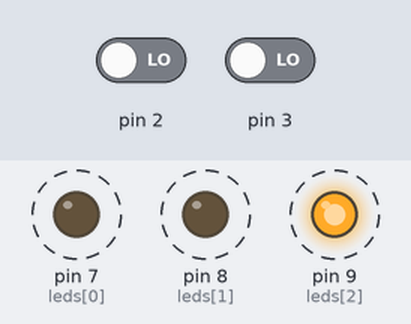
Recording of a sketch running on a simulated Arduino Uno, built with avr-gcc and run on an emulated ATmega328P. On the bench: output pins drawn as LEDs (lit = HIGH). Dashed ring = blinking. Inputs (shaded band) come from the test bench; at power-on: pin 3 LOW, pin 2 LOW.

Above: at 1.2 s.
1.3 s: pin 3 driven HIGH
At 1.9 s:
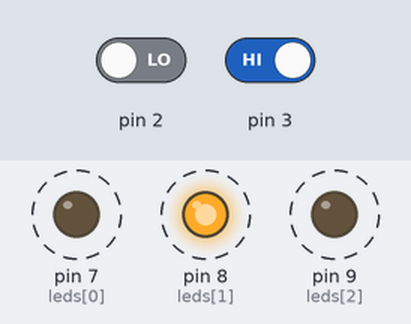
4.3 s: pin 2 driven HIGH
At 4.77 s:
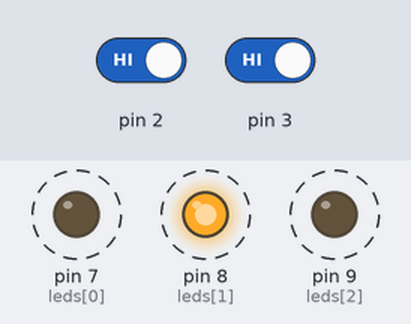
Timing chart, 0 to 13.3 s (numbered marks = the images above; inputs shaded):
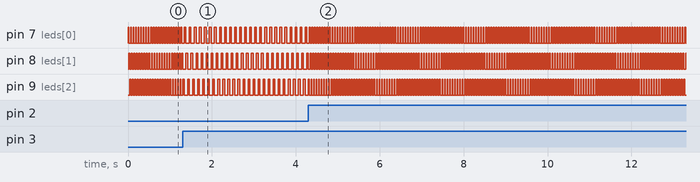

Measured:
- after the input at 1.3 s, pin 7 (leds[0]), pin 8 (leds[1]): alternates HIGH for 0.04 s and LOW for 0.08 s, starting after 0.08 s; pin 9 (leds[2]): alternates HIGH for 0.04 s and LOW for 0.08 s, starting after 0.12 s
- after the input at 4.3 s, pin 7 (leds[0]), pin 8 (leds[1]): alternates HIGH for 0.02 s and LOW for 0.04 s, starting at once; pin 9 (leds[2]): alternates HIGH for 0.02 s and LOW for 0.04 s, starting after 0.06 s
- by itself, pin 7 (leds[0]), pin 8 (leds[1]), pin 9 (leds[2]): alternates HIGH for 0.02 s and LOW for 0.04 s

The sketch:

interrupt.ino
```cpp
/*
  Creado: Luis del Valle (ldelvalleh@programarfacil.com)
  https://programarfacil.com

  Compártelo a todo el mundo :)
*/

// numero de LED
#define NUMLED 3

// Variable global de velocidad
volatile int velocidad = 20;
// Constantes de velocidad máxima, mínima y cuanto aumenta
const int maxima = 1000;
const int minima = 20;
const int aumenta = 20;

// Array con los números de los pines donde están conectados
// los LEDs de las luces del coche fantástico
int leds[NUMLED] = {7,8,9};

void setup() {
  // Inicializamos los pines de los LEDs como salida y a estado bajo
  for (int i = 0; i < NUMLED; i++)
  {
    pinMode(leds[i], OUTPUT);
    digitalWrite(leds[i], LOW);
  }

  // Asignamos la velocidad mínima
  velocidad = minima;

  // Configuramos los pines de interrupciones para que
  // detecten un cambio de bajo a alto
  attachInterrupt(digitalPinToInterrupt(2), velocidadMenos, RISING);
  attachInterrupt(digitalPinToInterrupt(3), velocidadMas, RISING);

}

void loop() {
  swapLed();
}

void swapLed()
{
  // Este primer bucle recorre el array de izquierda a derecha
  for (int i = 0; i < NUMLED; i++)
  {
    // Solo para el segundo pin y consecutivos apagamos el pin anterior
    // En el caso de 0 no hace falta ya que por defecto está apagado
    // Cuidado que nos salimos del rango del array 0-1=-1 no existe este elemento
    if (i > 0)
    {
      // Apagamos el LED a la izquierda
      digitalWrite(leds[i - 1], LOW);
    }

    // Encendemos en el LED en el que estamos
    digitalWrite(leds[i], HIGH);

    // Esperamos el tiempo marcado por velocidad
    delay(velocidad);

    if (i == NUMLED-1)
    {
      // Apagamos el último LED encendido, el elemento 5 del array
      digitalWrite(leds[i], LOW);
    }
  }
}

// ISR pin 2, disminuye la velocidad
void velocidadMenos()
{
  // Disminuimos el valor establecido
  velocidad = velocidad - aumenta;

  // Si hemos llegado a la velocidad mínima no disminuímos más
  if (velocidad < minima)
  {
    velocidad = minima;
  }
}

// ISR pin 3, aumenta la velocidad
void velocidadMas()
{
  // Aumentamos el valor establecido
  velocidad = velocidad + aumenta;

  // Si hemos llegado a la velocidad máxima no aumentamos más
  if (velocidad > maxima)
  {
    velocidad = maxima;
  }
}
```
